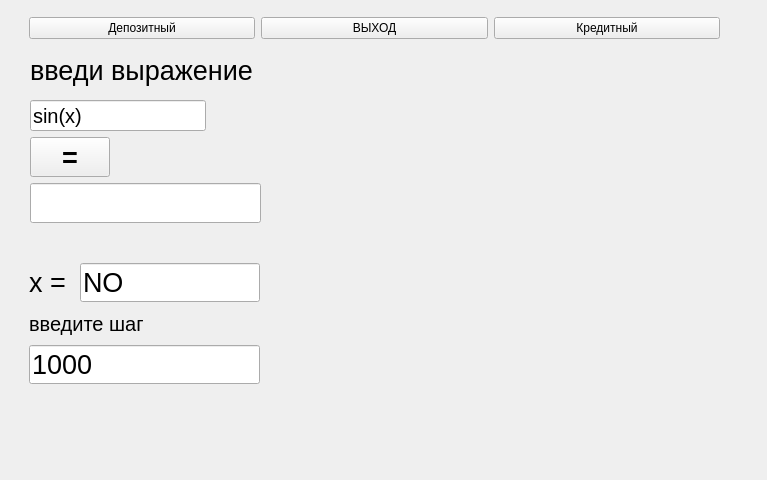
<?xml version="1.0" encoding="UTF-8"?>
<ui version="4.0">
 <class>Calculator</class>
 <widget class="QWidget" name="Calculator">
  <property name="geometry">
   <rect>
    <x>0</x>
    <y>0</y>
    <width>767</width>
    <height>480</height>
   </rect>
  </property>
  <property name="windowTitle">
   <string>Form</string>
  </property>
  <widget class="QWidget" name="layoutWidget">
   <property name="geometry">
    <rect>
     <x>29</x>
     <y>263</y>
     <width>231</width>
     <height>121</height>
    </rect>
   </property>
   <layout class="QVBoxLayout" name="verticalLayout_3">
    <item>
     <layout class="QVBoxLayout" name="verticalLayout_2">
      <item>
       <layout class="QHBoxLayout" name="horizontalLayout_2">
        <item>
         <widget class="QLabel" name="label_2">
          <property name="font">
           <font>
            <pointsize>20</pointsize>
           </font>
          </property>
          <property name="text">
           <string>x = </string>
          </property>
         </widget>
        </item>
        <item>
         <widget class="QLineEdit" name="line_x">
          <property name="font">
           <font>
            <pointsize>20</pointsize>
           </font>
          </property>
          <property name="text">
           <string>NO</string>
          </property>
         </widget>
        </item>
       </layout>
      </item>
      <item>
       <widget class="QLabel" name="label_3">
        <property name="font">
         <font>
          <pointsize>15</pointsize>
         </font>
        </property>
        <property name="text">
         <string>введите шаг</string>
        </property>
       </widget>
      </item>
      <item>
       <widget class="QLineEdit" name="line_h">
        <property name="font">
         <font>
          <pointsize>20</pointsize>
         </font>
        </property>
        <property name="text">
         <string>1000</string>
        </property>
       </widget>
      </item>
     </layout>
    </item>
   </layout>
  </widget>
  <widget class="QWidget" name="horizontalLayoutWidget">
   <property name="geometry">
    <rect>
     <x>29</x>
     <y>13</y>
     <width>691</width>
     <height>31</height>
    </rect>
   </property>
   <layout class="QHBoxLayout" name="horizontalLayout">
    <item>
     <widget class="QPushButton" name="butt_go_to_depos">
      <property name="text">
       <string>Депозитный</string>
      </property>
     </widget>
    </item>
    <item>
     <widget class="QPushButton" name="butt_exit">
      <property name="text">
       <string>ВЫХОД</string>
      </property>
     </widget>
    </item>
    <item>
     <widget class="QPushButton" name="butt_go_to_credit">
      <property name="text">
       <string>Кредитный</string>
      </property>
     </widget>
    </item>
   </layout>
  </widget>
  <widget class="QLineEdit" name="line_answer">
   <property name="geometry">
    <rect>
     <x>30</x>
     <y>183</y>
     <width>231</width>
     <height>40</height>
    </rect>
   </property>
   <property name="font">
    <font>
     <pointsize>20</pointsize>
    </font>
   </property>
  </widget>
  <widget class="QLineEdit" name="line_ask">
   <property name="geometry">
    <rect>
     <x>30</x>
     <y>100</y>
     <width>176</width>
     <height>31</height>
    </rect>
   </property>
   <property name="font">
    <font>
     <pointsize>15</pointsize>
    </font>
   </property>
   <property name="text">
    <string>sin(x)</string>
   </property>
  </widget>
  <widget class="QLabel" name="label">
   <property name="geometry">
    <rect>
     <x>30</x>
     <y>54</y>
     <width>231</width>
     <height>32</height>
    </rect>
   </property>
   <property name="font">
    <font>
     <pointsize>20</pointsize>
    </font>
   </property>
   <property name="text">
    <string>введи выражение</string>
   </property>
  </widget>
  <widget class="QPushButton" name="butt_ravno">
   <property name="geometry">
    <rect>
     <x>30</x>
     <y>137</y>
     <width>80</width>
     <height>40</height>
    </rect>
   </property>
   <property name="font">
    <font>
     <pointsize>20</pointsize>
     <weight>75</weight>
     <bold>true</bold>
    </font>
   </property>
   <property name="text">
    <string>=</string>
   </property>
  </widget>
  <widget class="QCustomPlot" name="graph" native="true">
   <property name="geometry">
    <rect>
     <x>280</x>
     <y>70</y>
     <width>461</width>
     <height>351</height>
    </rect>
   </property>
  </widget>
 </widget>
 <customwidgets>
  <customwidget>
   <class>QCustomPlot</class>
   <extends>QWidget</extends>
   <header>qcustomplot.h</header>
   <container>1</container>
  </customwidget>
 </customwidgets>
 <resources/>
 <connections/>
</ui>
